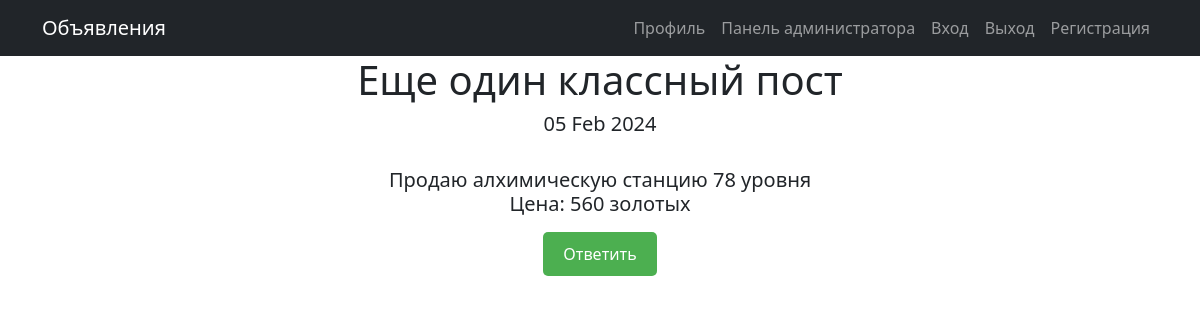
/2, run on the app's committed database.
### trade/models.py (models this page shows, shortened)
class Post(models.Model):
    TANK = 'TK'
    HEAL = 'HL'
    DEALDAMAGE = 'DD'
    TRADER = 'TD'
    GUILDMASTER = 'GM'
    QUESTGIVER = 'QG'
    BLACKSMITH = 'BS'
    TANNER = 'TR'
    POTIONMAKER = 'PM'
    SPELLMASTER = 'SM'
    CATEGORY_OF_POST = [
        (TANK, 'Танки'),
        (HEAL, 'Хилы'),
        (DEALDAMAGE, 'ДД'),
        (TRADER, 'Торговцы'),
        (GUILDMASTER, 'Гилдмастер'),
        (QUESTGIVER, 'Квестгивер'),
        (BLACKSMITH, 'Кузнец'),
        (TANNER, 'Кожевники'),
        (POTIONMAKER, 'Зельевары'),
        (SPELLMASTER, 'Мастера заклинаний')
    ]
    title = models.CharField(max_length=60, default='Заголовок')
    category = models.CharField(max_length=2, choices=CATEGORY_OF_POST, default=TANK)
    content = RichTextField()
    likes = models.IntegerField(default=0)
    member = models.ForeignKey(MemberUser, on_delete=models.CASCADE)
    post_date = models.DateTimeField(auto_now_add=True)

### trade/views.py (the view)
# urls.py: path('<int:pk>', PostDetails.as_view(), name='post_detail'),
class PostDetails(DetailView):
    model = Post
    template_name = 'post.html'
    context_object_name = 'post'
    def get_context_data(self, **kwargs):
        context = super().get_context_data(**kwargs)
        context['current_user'] = self.request.user
        return context

### templates/post.html (shortened to what this page needs)
{% extends 'flatpages/default.html' %}
{% block content %}
<h1>{{ post.title }}</h1>
<h5>{{ post.post_date|date:'d M Y' }}</h5>
<br>
<h5>{{ post.content|safe }}</h5>
<a href="{{post.id}}/response/create/" class="my-button">Ответить</a>
{% endblock content %}

### data on the page
Post: title "Еще один классный пост", post_date "05 Feb 2024", content "Продаю алхимическую станцию 78 уровня Цена: 560 золотых"
